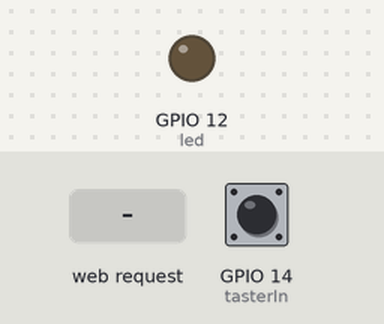
A program run on a simulated ESP32. Shown: output pins drawn as LEDs (lit = HIGH). Dashed ring = blinking. The inputs (shaded band) are chosen by the test bench; at power-on: GPIO 14 (tasterIn) HIGH. WiFi joins after 1.5 s; servers stay silent unless stated; uploads are accepted with an empty reply; what the program prints to the serial monitor is not drawn.

Above: at 2.9 s.
3.0 s: HTTP request GET /alarm received
At 3.1 s:
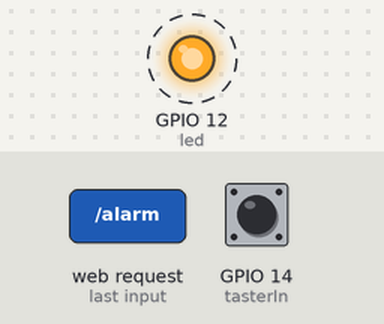
6.0 s: GPIO 14 (tasterIn) pulled LOW for 1 s
At 6.9 s:
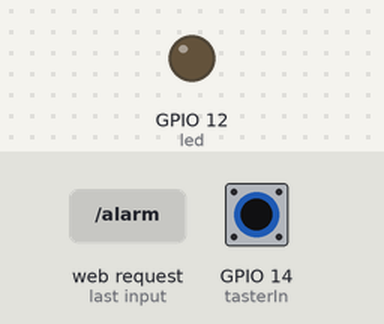
Timing chart, 0 to 9.0 s (numbered marks = the images above; inputs shaded):
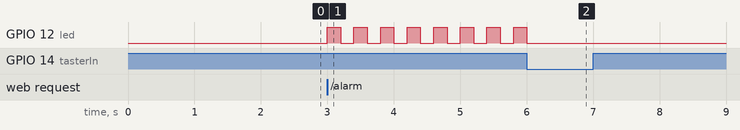

Measured:
- after the input at 3.0 s, GPIO 12 (led): alternates HIGH for 0.20 s and LOW for 0.20 s, starting at once
- after the input at 6.0 s, GPIO 12 (led): goes on until 6.0 s, then stays LOW

The program:

main.cpp
```cpp
#include <Arduino.h>
#include <WiFi.h>
#include <HttpClient.h>
#include <WebServer.h>

WebServer server;
char* gereateName = "Portemonnaie";
const char* ssid = "Wlantag";
const char* password = nullptr;
unsigned int  localUdpPort = 8001;
//IPAddress IP_Remote(192, 168, 43, 132);
const int led = 12;
const int tasterIn = 14;
bool ledleuchtet = false;

void a() {
ledleuchtet=true;
}

void pingback() {
server.send(200, "ping");
}

void setup() {
  Serial.begin(9600);
  while(!Serial);
  pinMode(led,OUTPUT);
  pinMode(tasterIn,INPUT_PULLUP);
  WiFi.begin(ssid, password);

  while (WiFi.status() != WL_CONNECTED) {
  delay(500);
  Serial.println("Connecting to WiFi..");
  }
  Serial.println("Connected");

  HTTPClient client;
  client.begin("http://192.168.43.132:8000/tags/" + WiFi.macAddress() + "/" + gereateName);
  client.POST("");
  client.end();

Serial.print(WiFi.localIP());

server.begin(8000);
server.on("/alarm", a);
server.on("/status", pingback);
}


void loop() {

server.handleClient();

if (ledleuchtet) {
    digitalWrite(led,HIGH);
    delay(200);
    digitalWrite(led,LOW);
    delay(200);
  }

if (digitalRead(tasterIn)==LOW) {
    ledleuchtet = false;
  }
}
```
